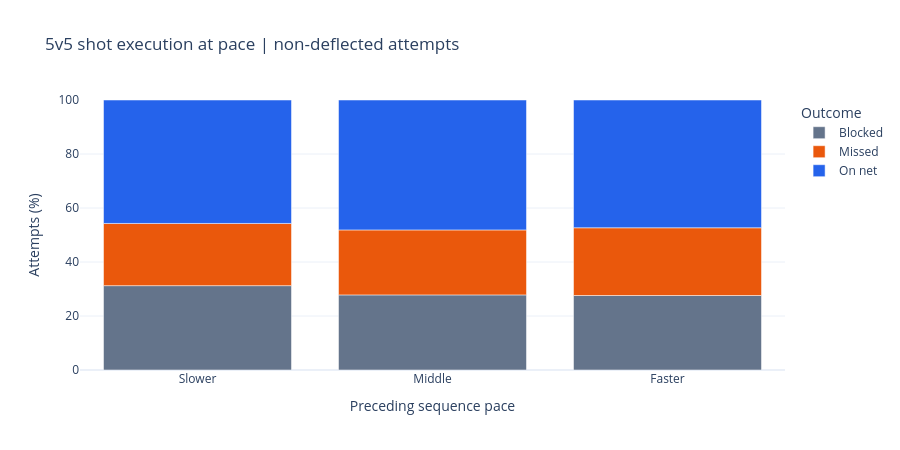

Notebook cell for this chart:
### Markdown cell above
## 8.5. Compare blocked, missed, and on-net attempts

Show outcome percentages as stacked bars without uncertainty intervals. Include attempt and game counts in the table and hover. Goals are included in on-net outcomes; goal percentage uses all attempts as its denominator.

A lower blocked percentage at higher pace is consistent with better lane access, but does not prove that pace opened the lane. A higher miss percentage may reflect shot difficulty or selection. The on-net percentage is the primary execution measure.

### Code cell
OUTCOME_ORDER = ["Blocked", "Missed", "On net"]
PACE_ORDER = ["Slower", "Middle", "Faster"]
OUTCOME_COLORS = {"Blocked": "#64748b", "Missed": "#ea580c", "On net": "#2563eb"}

def summarize_outcomes(data, keys):
    counts = data.groupby(keys + ["shot_outcome"], observed=True).size().unstack("shot_outcome", fill_value=0)
    counts = counts.reindex(columns=OUTCOME_ORDER, fill_value=0)
    counts["attempts"] = counts[OUTCOME_ORDER].sum(axis=1)
    summary = data.groupby(keys, observed=True).agg(
        games=("game_id", "nunique"), mean_distance_ft=("distance_to_net_ft", "mean"),
        median_pace_ft_s=("preceding_pace_ft_s", "median"), goals=("goal", "sum"),
    ).join(counts)
    for outcome in OUTCOME_ORDER:
        summary[f"{outcome}_pct"] = 100 * summary[outcome] / summary["attempts"]
    summary["goal_pct"] = 100 * summary["goals"] / summary["attempts"]
    return summary.reset_index()

outcome_summary = summarize_outcomes(analysis_shots, ["pace_band"])
display(outcome_summary.round(2))
outcome_plot = outcome_summary.melt(
    id_vars=["pace_band", "attempts", "games"],
    value_vars=[f"{outcome}_pct" for outcome in OUTCOME_ORDER],
    var_name="shot_outcome", value_name="outcome_pct",
)
outcome_plot["shot_outcome"] = outcome_plot["shot_outcome"].str.removesuffix("_pct")
outcome_fig = px.bar(
    outcome_plot, x="pace_band", y="outcome_pct", color="shot_outcome",
    category_orders={"pace_band": PACE_ORDER, "shot_outcome": OUTCOME_ORDER},
    color_discrete_map=OUTCOME_COLORS, hover_data=["attempts", "games"],
    labels={"pace_band": "Preceding sequence pace", "outcome_pct": "Attempts (%)", "shot_outcome": "Outcome"},
    title="5v5 shot execution at pace | non-deflected attempts",
)
outcome_fig.update_layout(template="plotly_white", height=450)
outcome_fig.update_yaxes(range=[0, 100])
outcome_fig.show()

### Figure 1 — Plotly figure (JSON) as saved in the notebook; plotly's stock layout.template omitted (floating-point values rounded to 4 significant figures)
{"data": [{"customdata": [[877, 34], [877, 34], [877, 34]], "hovertemplate": "Outcome=Blocked<br>Preceding sequence pace=%{x}<br>Attempts (%)=%{y}<br>attempts=%{customdata[0]}<br>games=%{customdata[1]}<extra></extra>", "legendgroup": "Blocked", "marker": {"color": "#64748b", "pattern": {"shape": ""}}, "name": "Blocked", "orientation": "v", "showlegend": true, "textposition": "auto", "type": "bar", "x": ["Faster", "Middle", "Slower"], "xaxis": "x", "y": [27.59, 27.82, 31.24], "yaxis": "y"}, {"customdata": [[877, 34], [877, 34], [877, 34]], "hovertemplate": "Outcome=Missed<br>Preceding sequence pace=%{x}<br>Attempts (%)=%{y}<br>attempts=%{customdata[0]}<br>games=%{customdata[1]}<extra></extra>", "legendgroup": "Missed", "marker": {"color": "#ea580c", "pattern": {"shape": ""}}, "name": "Missed", "orientation": "v", "showlegend": true, "textposition": "auto", "type": "bar", "x": ["Faster", "Middle", "Slower"], "xaxis": "x", "y": [25.09, 24.06, 23.03], "yaxis": "y"}, {"customdata": [[877, 34], [877, 34], [877, 34]], "hovertemplate": "Outcome=On net<br>Preceding sequence pace=%{x}<br>Attempts (%)=%{y}<br>attempts=%{customdata[0]}<br>games=%{customdata[1]}<extra></extra>", "legendgroup": "On net", "marker": {"color": "#2563eb", "pattern": {"shape": ""}}, "name": "On net", "orientation": "v", "showlegend": true, "textposition": "auto", "type": "bar", "x": ["Faster", "Middle", "Slower"], "xaxis": "x", "y": [47.32, 48.12, 45.72], "yaxis": "y"}], "layout": {"barmode": "relative", "height": 450, "legend": {"title": {"text": "Outcome"}, "tracegroupgap": 0}, "title": {"text": "5v5 shot execution at pace | non-deflected attempts"}, "xaxis": {"anchor": "y", "categoryarray": ["Slower", "Middle", "Faster"], "categoryorder": "array", "domain": [0, 1], "title": {"text": "Preceding sequence pace"}}, "yaxis": {"anchor": "x", "domain": [0, 1], "range": [0, 100], "title": {"text": "Attempts (%)"}}}}
